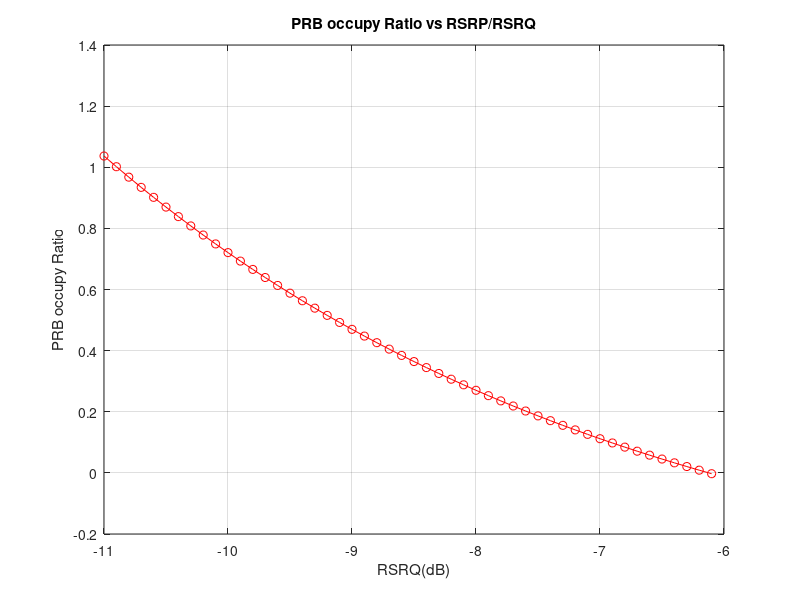

MATLAB code to generate this figure:

clear;

% RSRP/RSRQ vs. PRB occupy ratio

RQ = -11.0:0.1:-6.1;
RQ_liner = 10.^(RQ/10);

R = 1./RQ_liner./1.024./8-0.5;

figure();
plot(RQ,R,'r-o');
grid on;
title('PRB occupy Ratio vs RSRP/RSRQ');
xlabel('RSRQ(dB)');
ylabel('PRB occupy Ratio');

dataset = [RQ.' R.'];



